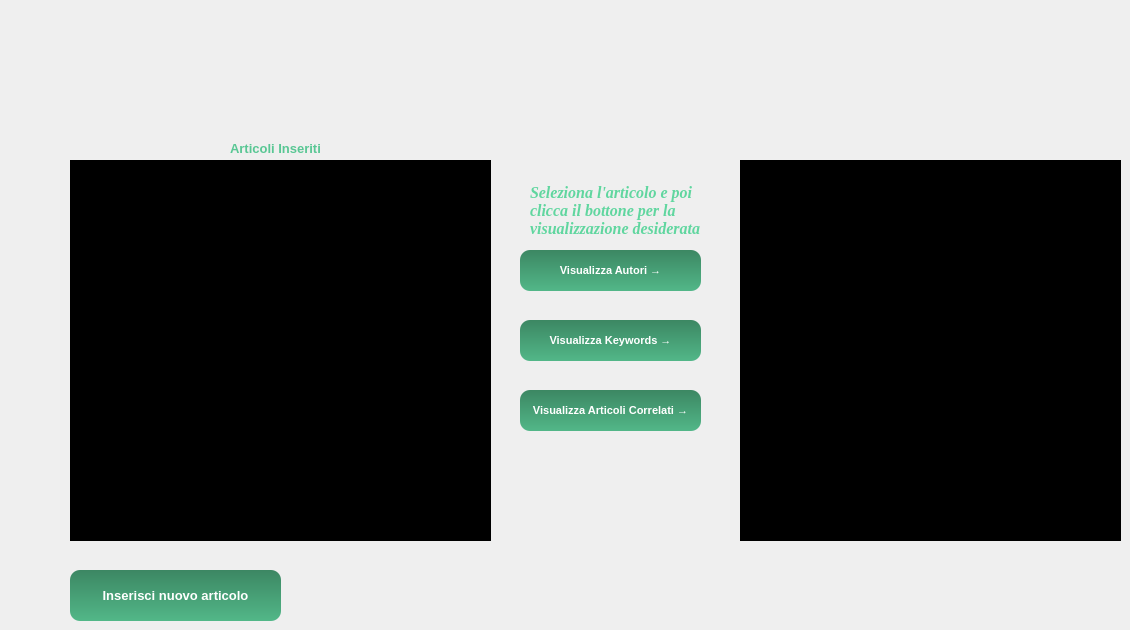
    <widget class="QWidget" name="paginaVisualizzaArticoli">
     <widget class="QListWidget" name="tuttiGliArticoliInseriti">
      <property name="geometry">
       <rect>
        <x>70</x>
        <y>160</y>
        <width>421</width>
        <height>381</height>
       </rect>
      </property>
      <property name="font">
       <font>
        <family>Tahoma</family>
        <pointsize>9</pointsize>
        <weight>75</weight>
        <bold>true</bold>
       </font>
      </property>
      <property name="styleSheet">
       <string notr="true">QListWidget{
background-color: rgb(0, 0, 0);
color: rgb(96, 214, 159);
}

  QListWidget::item:selected {
   background-color: rgb(96, 214, 159);
 }



 </string>
      </property>
     </widget>
     <widget class="QPushButton" name="bottoneVaiAinsArticolo">
      <property name="geometry">
       <rect>
        <x>70</x>
        <y>570</y>
        <width>211</width>
        <height>51</height>
       </rect>
      </property>
      <property name="font">
       <font>
        <family>Tahoma</family>
        <pointsize>10</pointsize>
        <weight>75</weight>
        <italic>false</italic>
        <bold>true</bold>
       </font>
      </property>
      <property name="styleSheet">
       <string notr="true">QPushButton{
	background-color: qlineargradient(spread:pad, x1:1, y1:0, x2:1, y2:1, stop:0 rgba(60, 135, 99, 255), stop:1 rgba(82, 183, 136, 255));
	color: rgb(255, 255, 255);
	border-radius: 10px;
}

QPushButton:hover{
	background-color: rgb(60, 134, 99);
}
QPushButton:pressed {
	background-color: rgb(43, 97, 72);
}
</string>
      </property>
      <property name="text">
       <string>Inserisci nuovo articolo</string>
      </property>
     </widget>
     <widget class="QPushButton" name="bottoneVisualizzaAutoriArticolo">
      <property name="geometry">
       <rect>
        <x>520</x>
        <y>250</y>
        <width>181</width>
        <height>41</height>
       </rect>
      </property>
      <property name="font">
       <font>
        <family>Tahoma</family>
        <pointsize>8</pointsize>
        <weight>75</weight>
        <italic>false</italic>
        <bold>true</bold>
       </font>
      </property>
      <property name="styleSheet">
       <string notr="true">QPushButton{
	background-color: qlineargradient(spread:pad, x1:1, y1:0, x2:1, y2:1, stop:0 rgba(60, 135, 99, 255), stop:1 rgba(82, 183, 136, 255));
	color: rgb(255, 255, 255);
	border-radius: 10px;
}

QPushButton:hover{
	background-color: rgb(60, 134, 99);
}
QPushButton:pressed {
	background-color: rgb(43, 97, 72);
}
</string>
      </property>
      <property name="text">
       <string>Visualizza Autori →</string>
      </property>
     </widget>
     <widget class="QLabel" name="label_34">
      <property name="geometry">
       <rect>
        <x>230</x>
        <y>140</y>
        <width>101</width>
        <height>16</height>
       </rect>
      </property>
      <property name="font">
       <font>
        <family>Tahoma</family>
        <pointsize>10</pointsize>
        <weight>75</weight>
        <italic>false</italic>
        <bold>true</bold>
       </font>
      </property>
      <property name="styleSheet">
       <string notr="true">color: rgb(89, 199, 148);</string>
      </property>
      <property name="text">
       <string>Articoli Inseriti</string>
      </property>
     </widget>
     <widget class="QPushButton" name="bottoneVisualizzaKeywordArticolo">
      <property name="geometry">
       <rect>
        <x>520</x>
        <y>320</y>
        <width>181</width>
        <height>41</height>
       </rect>
      </property>
      <property name="font">
       <font>
        <family>Tahoma</family>
        <pointsize>8</pointsize>
        <weight>75</weight>
        <italic>false</italic>
        <bold>true</bold>
       </font>
      </property>
      <property name="styleSheet">
       <string notr="true">QPushButton{
	background-color: qlineargradient(spread:pad, x1:1, y1:0, x2:1, y2:1, stop:0 rgba(60, 135, 99, 255), stop:1 rgba(82, 183, 136, 255));
	color: rgb(255, 255, 255);
	border-radius: 10px;
}

QPushButton:hover{
	background-color: rgb(60, 134, 99);
}
QPushButton:pressed {
	background-color: rgb(43, 97, 72);
}
</string>
      </property>
      <property name="text">
       <string>Visualizza Keywords →</string>
      </property>
     </widget>
     <widget class="QListWidget" name="visualizzatoreArticolo">
      <property name="geometry">
       <rect>
        <x>740</x>
        <y>160</y>
        <width>381</width>
        <height>381</height>
       </rect>
      </property>
      <property name="font">
       <font>
        <family>Tahoma</family>
        <pointsize>9</pointsize>
        <weight>75</weight>
        <bold>true</bold>
       </font>
      </property>
      <property name="styleSheet">
       <string notr="true">QListWidget{
background-color: rgb(0, 0, 0);
color: rgb(96, 214, 159);
}

  QListWidget::item:selected {
   background-color: rgb(96, 214, 159);
 }



 </string>
      </property>
     </widget>
     <widget class="QPushButton" name="bottoneVisualizzaArtCorrArticolo">
      <property name="geometry">
       <rect>
        <x>520</x>
        <y>390</y>
        <width>181</width>
        <height>41</height>
       </rect>
      </property>
      <property name="font">
       <font>
        <family>Tahoma</family>
        <pointsize>8</pointsize>
        <weight>75</weight>
        <italic>false</italic>
        <bold>true</bold>
       </font>
      </property>
      <property name="styleSheet">
       <string notr="true">QPushButton{
	background-color: qlineargradient(spread:pad, x1:1, y1:0, x2:1, y2:1, stop:0 rgba(60, 135, 99, 255), stop:1 rgba(82, 183, 136, 255));
	color: rgb(255, 255, 255);
	border-radius: 10px;
}

QPushButton:hover{
	background-color: rgb(60, 134, 99);
}
QPushButton:pressed {
	background-color: rgb(43, 97, 72);
}
</string>
      </property>
      <property name="text">
       <string>Visualizza Articoli Correlati →</string>
      </property>
     </widget>
     <widget class="QLabel" name="label_56">
      <property name="geometry">
       <rect>
        <x>530</x>
        <y>180</y>
        <width>201</width>
        <height>61</height>
       </rect>
      </property>
      <property name="font">
       <font>
        <family>Times New Roman</family>
        <pointsize>12</pointsize>
        <weight>75</weight>
        <italic>true</italic>
        <bold>true</bold>
       </font>
      </property>
      <property name="styleSheet">
       <string notr="true">color: rgb(96, 214, 159);
</string>
      </property>
      <property name="text">
       <string>Seleziona l'articolo e poi clicca il bottone per la visualizzazione desiderata</string>
      </property>
      <property name="wordWrap">
       <bool>true</bool>
      </property>
     </widget>
    </widget>
